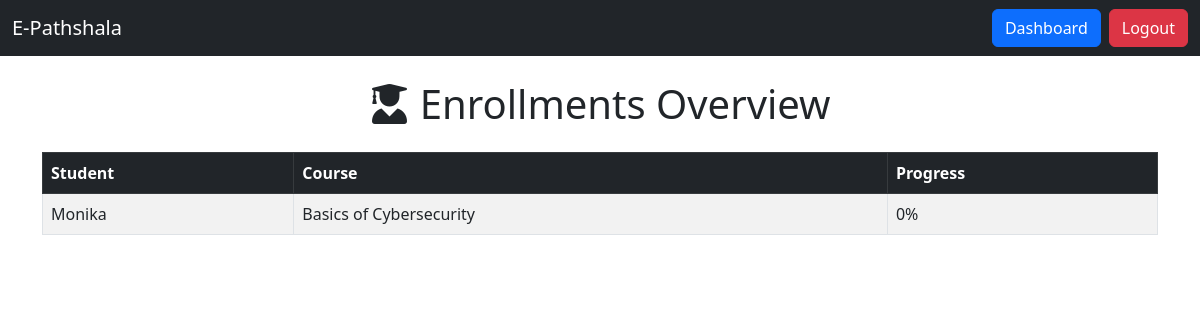
The app's page /enrollments (signed in) with its own data.
### app/models.py (models this page shows, shortened)
class Enrollment(db.Model):
    id = db.Column(db.Integer, primary_key=True)
    course_id = db.Column(db.Integer, db.ForeignKey('course.id'))
    student_id = db.Column(db.Integer, db.ForeignKey('user.id'))
    progress = db.Column(db.Integer)  # e.g., 0 to 100 representing percentage complete
    student = db.relationship('User', back_populates='enrollments')
    course = db.relationship('Course', back_populates='enrollments')

class User(db.Model):
    __tablename__ = 'user'
    id = db.Column(db.Integer, primary_key=True)
    username = db.Column(db.String(80), unique=True, nullable=False)
    password_hash = db.Column(db.String(128))
    is_instructor = db.Column(db.Boolean, default=False)
    enrollments = db.relationship('Enrollment', back_populates='student')
    posts = db.relationship('Post', backref='author', lazy='dynamic')

class Course(db.Model):
    id = db.Column(db.Integer, primary_key=True)
    title = db.Column(db.String(100), nullable=False)
    description = db.Column(db.String(255), nullable=True)
    instructor_id = db.Column(db.Integer, db.ForeignKey('user.id'))
    instructor = db.relationship('User', backref='courses')
    enrollments = db.relationship('Enrollment', back_populates='course')
    assessments = db.relationship('Assessment', backref='course', lazy='dynamic')
    forums = db.relationship('Forum', backref='course', lazy='dynamic')

### app/routes.py (the view)
@main.route('/enrollments')
def enrollments():
    user = get_current_user()
    if not user or not user.is_instructor:
        flash("Unauthorized! Only instructors can create courses.", "danger")
        return redirect(url_for('main.dashboard'))
    enrollments = Enrollment.query.filter(Enrollment.course.has(instructor_id=user.id)).all()
    return render_template('enrollments.html', enrollments=enrollments)

### app/routes.py (called while the page is built)
def get_current_user():
    if 'user_id' not in session:
        return None
    return User.query.get(session['user_id'])

### app/templates/enrollments.html (shortened to what this page needs)
<!DOCTYPE html>
<html lang="en">
<head>
    <link href="https://cdn.jsdelivr.net/npm/bootstrap@5.3.0/dist/css/bootstrap.min.css" rel="stylesheet">
    <link rel="stylesheet" href="https://cdnjs.cloudflare.com/ajax/libs/font-awesome/6.0.0/css/all.min.css">
</head>
<body>
<nav class="navbar navbar-expand-lg navbar-dark bg-dark">
    <div class="container-fluid">
        <a class="navbar-brand" href="#">E-Pathshala</a>
        <div class="collapse navbar-collapse" id="navbarNav">
            <ul class="navbar-nav ms-auto">
                <li class="nav-item"><a class="btn btn-primary me-2" href="/dashboard">Dashboard</a></li>
                <li class="nav-item"><a class="btn btn-danger" href="/logout">Logout</a></li>
            </ul>
        </div>
    </div>
</nav>
<div class="container mt-4">
    <div class="text-center mb-4">
        <h1><i class="fas fa-user-graduate"></i> Enrollments Overview</h1>
    </div>
    <div class="mt-4">
        <table class="table table-striped table-bordered">
            <thead class="table-dark">
                <tr>
                    <th>Student</th>
                    <th>Course</th>
                    <th>Progress</th>
                </tr>
            </thead>
            <tbody>
                {% for enrollment in enrollments %}
                <tr>
                    <td>{{ enrollment.student.username }}</td>
                    <td>{{ enrollment.course.title }}</td>
                    <td>{{ enrollment.progress }}%</td>
                </tr>
                {% else %}
                <tr>
                    <td colspan="3" class="text-center">No enrollments found.</td>
                </tr>
                {% endfor %}
            </tbody>
        </table>
    </div>
</div>
</body>
</html>

### records on screen
Enrollment: student.username "Monika", course "Basics of Cybersecurity", progress "0"
